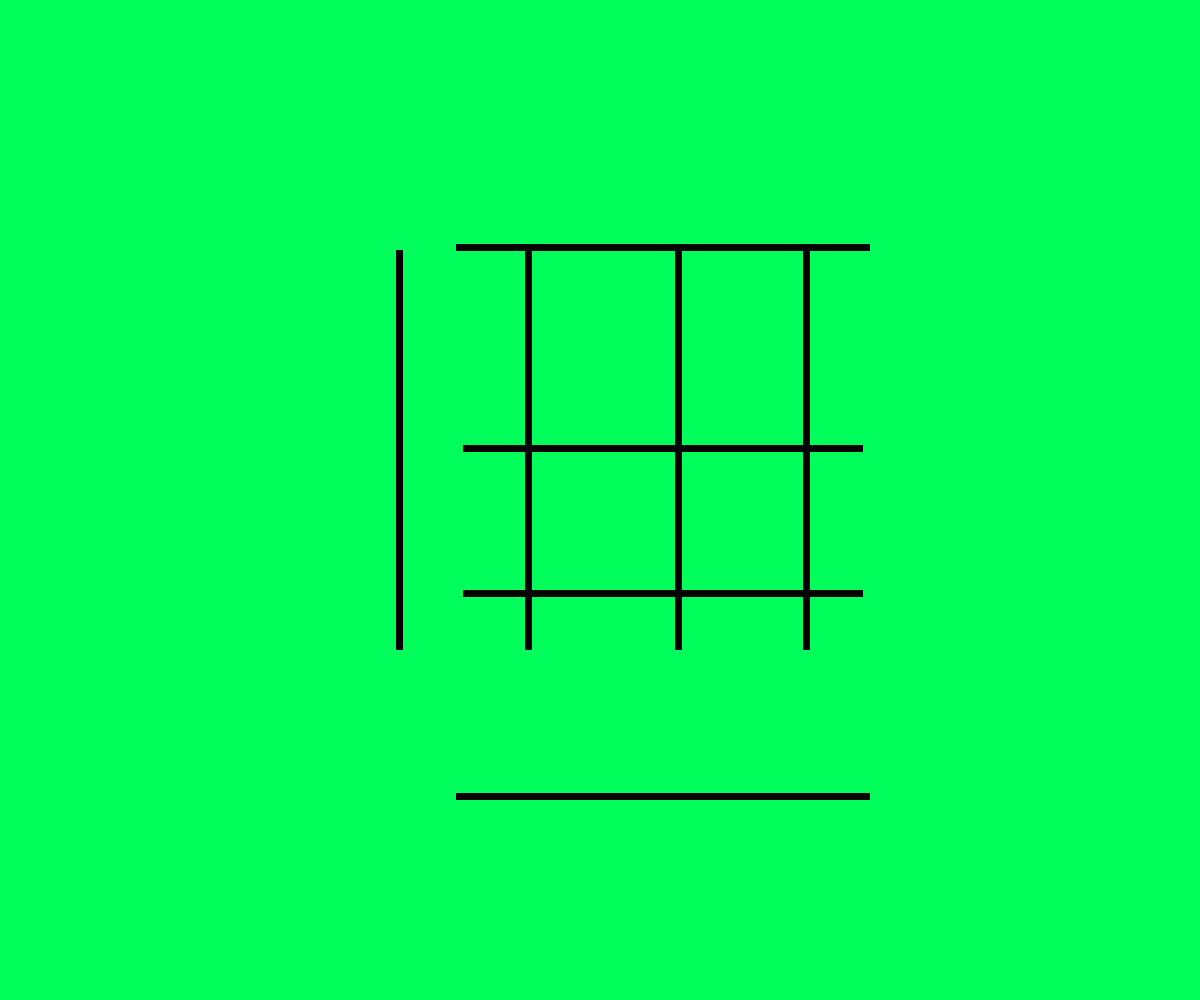
Frame 1 (no input)
Frame 60 (no input): identical to frame 1, image omitted
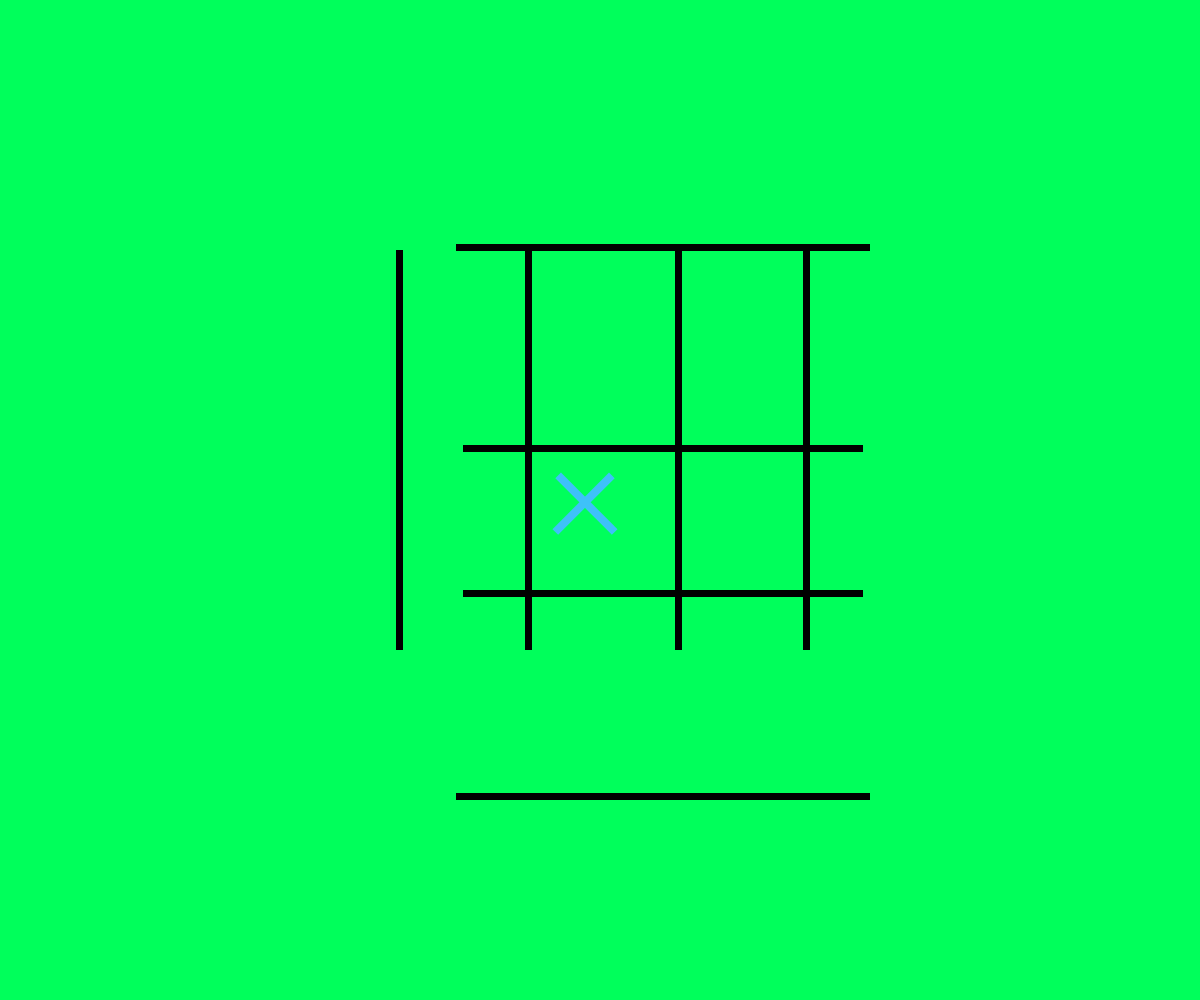
Frame 120 (the mouse pressed at the canvas centre since frame 60)

The p5.js sketch that drew these frames (run headless with seeded random() and noise() and a simulated clock; from frame 60 on, the mouse is pressed at the canvas centre):

// p5.js sketch
// ── sketch.js
//Creating an array containing coordinates of each position on the board
posArray = {
  '00':[[520, 650],[180, 305]],
  '10':[[520, 650],[305, 450]],
  '20':[[520, 650],[450, 580]],

  '01':[[650, 800],[180, 305]],
  '11':[[650, 800],[305, 450]],
  '21':[[650, 800],[450, 580]],

  '02':[[800, 930],[180, 305]],
  '12':[[800, 930],[305, 450]],
  '22':[[800, 930],[450, 580]]
}

//Establishing an object which is meant for what is on the game board
board2 = [];

//Establishing an object which is the game board itself
board = [
[/* [0][0], [0][1], [0][1] */],
[/* [1][0], [1][1], [1][2] */],
[/* [2][0], [2][1], [2][2] */]
];

let winner;

//This function creates the canvas
function setup() {
  createCanvas(windowWidth, windowHeight);
  
}

//This function draws the playable game board on the webpage
function draw() {
  background(0, 255, 91);
  
  noStroke();
  fill("black");
  createGrid();


//The portion of the code reads who has won and displays text saying who won
  if(winner == 'o'){
    posArray = {};
    textSize(100);
    text("O is the Winner!!!!!!!!", windowWidth/4 - 65, 3 * windowHeight/4 + 145);
    fill('white');
  }
  else if(winner == 'x'){
    posArray = {};
    textSize(100);
    text("X is the Winner!!!!!!!!", windowWidth/4 - 65, 3 * windowHeight/4 + 145);
    fill(62, 193, 249);
  }
  


  for(let i = 0; i < board2.length; i++){
    board2[i].display();
  }

  
  
}

//This function creates the gameboard
function createGrid(){

  rect(windowWidth/2 - 75, windowHeight/4, 7, 400); //Vertical Middle Left
  rect(windowWidth/2 + 75, windowHeight/4, 7, 400); //Vertical Middle Right
  rect(windowWidth/2 - 204, windowHeight/4, 7, 400); //Vertical Outside Left
  rect(windowWidth/2 + 203, windowHeight/4, 7, 400); //Vertical Outside Right
  rect(windowWidth/4 + 163, windowHeight/2 - 55, 400, 7); //Horizontal Middle Top
  rect(windowWidth/4 + 163, windowHeight/2 + 90, 400, 7); //Horizontal Middle Bottom
  rect(windowWidth/4 + 156, windowHeight/4 - 6, 414, 7); //Horizontal Outside Top
  rect(windowWidth/4 + 156, 3 * windowHeight/4 + 43, 414, 7); //Horizontal Outside Bottom
}


//This class established the two different players "x" and "o"
class Teams{
  
  constructor(x,y,type){
    this.x = x;
    this.y = y;
    this.type = type;
    
  }
  
  display(){
    if(this.type == 0){
      
      push();
      translate(this.x, this.y);
      rotate(PI/4);
      fill(62, 193, 249);
      rect(-47, -13, 80, 8);
      rect(-13, -47, 8, 80);
      pop();
      
      
    }
    else if(this.type== 1){
      
      push();
      translate(this.x, this.y);
      fill("white");
      circle(0, 0, 80);
      pop();
      
      
    }
  }
  
}


//This funciton places "x" and "o" in their desired spot through mouse click.  It also has code that alternates turns between two players.
function mousePressed(){

  for (let coords in posArray){
    let x1 = posArray[coords][0][0];
    let x2 = posArray[coords][0][1];
    let y1 = posArray[coords][1][0];
    let y2 = posArray[coords][1][1];

    if(x1 <= mouseX && mouseX <= x2 && y1 <= mouseY && mouseY <= y2){

      let midX = (x1 + x2)/2;
      let midY = (y1 + y2)/2;

      let type = board2.length % 2;

      board2.push(new Teams(midX, midY, type));
      board[coords[0]][coords[1]] = type;

      delete posArray[coords[0] + coords[1]];

      if(board2.length >= 5){
        ifWinner();
      }


    }
  }
}


//This function has algorithms that it goes through to see in which way a certainn player has won the game
function ifWinner(){

  let sum;

  //Horizontal Winnner Check
  for(let i = 0; i < 3; i++){
     sum = board[i][0] + board[i][1] + board[i][2];
    if(sum == 0){
      winner = 'x';
    }
    else if(sum == 3){
      winner = 'o';
    }
  }


  //Vertical Winner Check
  for(let i = 0; i < 3; i++){
     sum = board[0][i] + board[1][i] + board[2][i];
    if(sum == 0){
      winner = 'x';
    }
    else if(sum == 3){
      winner = 'o';
    }
  }


  //Diagonal Winner Check
     sum = board[0][0] + board[1][1] + board[2][2];
    if(sum == 0){
      winner = 'x';
    }
    else if(sum == 3){ 
      winner = 'o';
    }
  


  //Diagonal 2 Winner Check
     sum = board[0][2] + board[1][1] + board[2][0];
    if(sum == 0){
      winner = 'x';
    }
    else if(sum == 3){
      winner = 'o';
    }
}
// ── style.css
html, body {
  margin: 0;
  padding: 0;
}
canvas {
  display: block;
}

h1{
  position: absolute;
  left: 34%;
  top: -2%;
  font-family: "Comic Sans MS", "Comic Sans", cursive;
  font-size: 75px;
}
